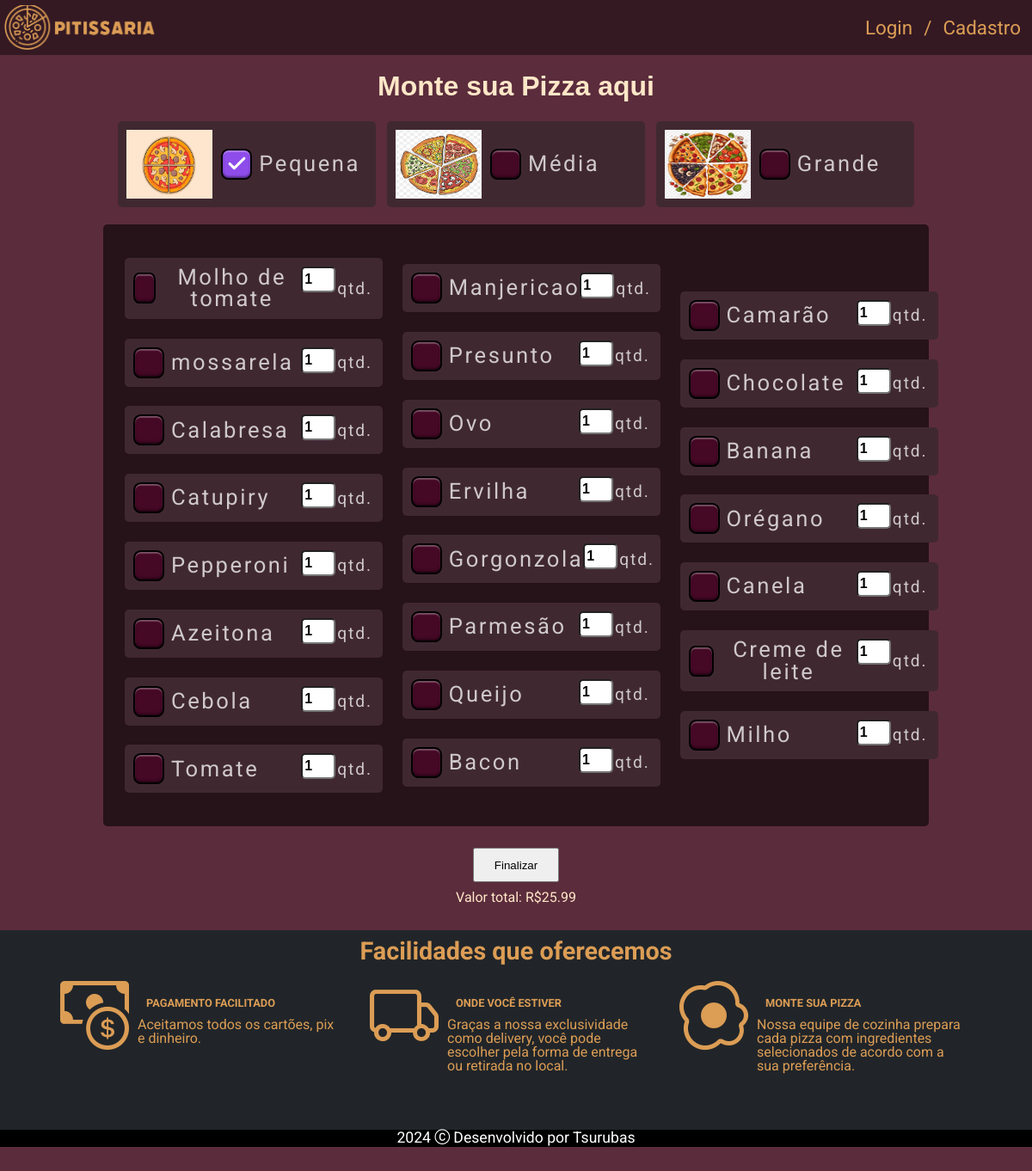
The app's page /paginas/pizza_montagem.php, older data.
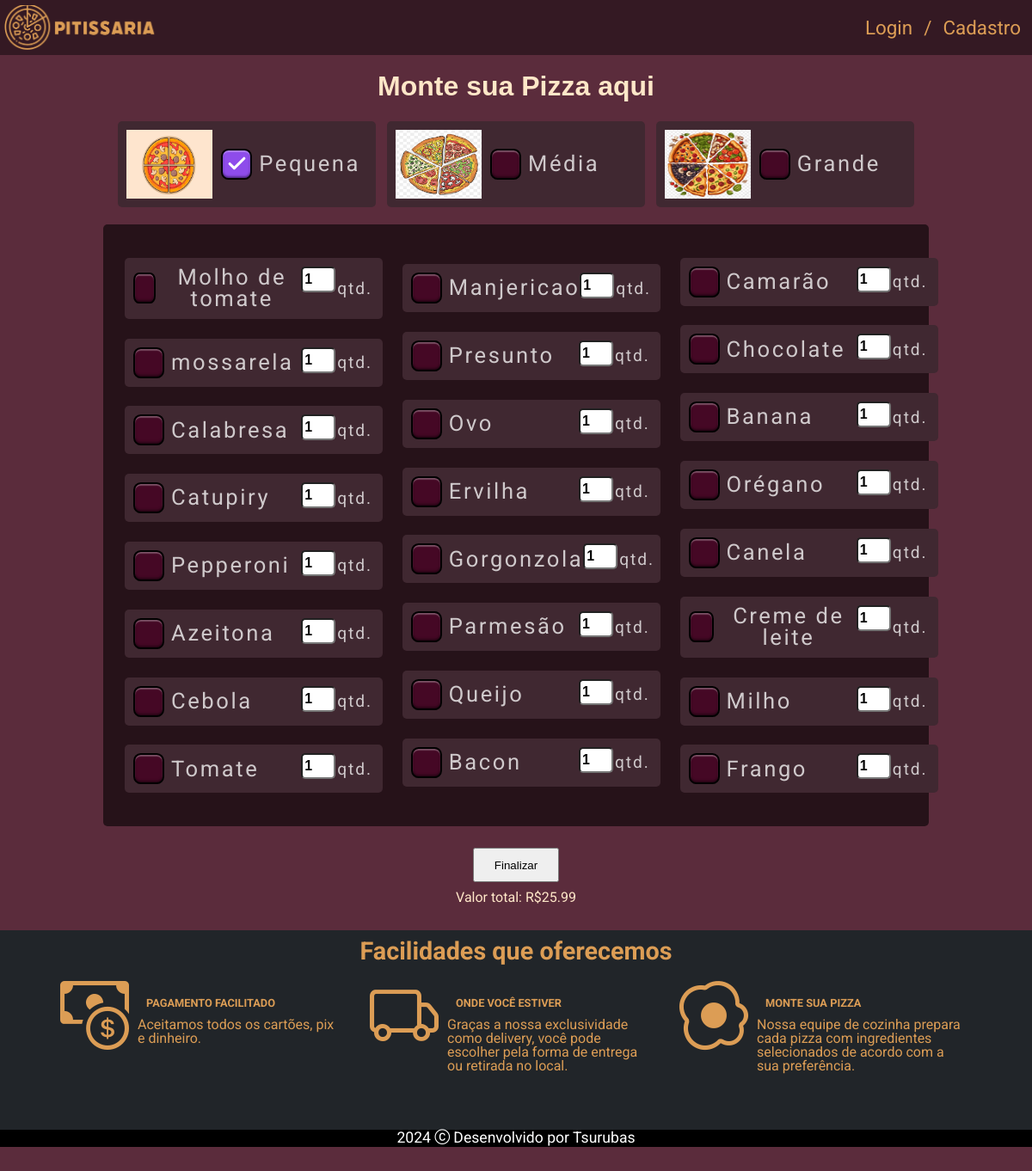
The same page, newer data.
### tables this page shows
CREATE TABLE IF NOT EXISTS ingredientes (
    id INT AUTO_INCREMENT PRIMARY KEY,
    nome VARCHAR(50) NOT NULL,
    preco DECIMAL(8,2) NOT NULL,
    data_entrada DATE NOT NULL,
    data_validade DATE NOT NULL,
    quantidade INT
);

### php/consultas/consultaDadosIngredientes.php (the view)
<?php
function exibirIngredientes() {
    require_once('../PHP/conexao/connection.php');
    $sql = "SELECT id, nome, preco, quantidade FROM ingredientes";
    $stmt = $conn->prepare($sql);
    $stmt->execute();
    $result = $stmt->fetchAll(PDO::FETCH_ASSOC);
    $initialValue = 4;
    foreach ($result as $ingrediente) {
        echo "
        <div class='card' id='". $ingrediente['id'] ."'>
            <label for='checkbox-$initialValue' class='1'>
                <input type='checkbox' id='checkbox-$initialValue' name='checkbox-$initialValue' max-length='1' value='". $ingrediente['preco'] ."'/>
                <p name='nome'>". $ingrediente['nome'] ."</p>
            </label>
            <input type='number' value='1' class='input-checkbox' min='1' max='10' name='quantidade'>
            <p class='checkbox-p'>qtd.</p>
        </div>
        ";
        $initialValue += 1;
    }
}
?>

### paginas/pizza_montagem.php (shortened to what this page needs)
<!DOCTYPE html>
<html lang="pt-br">
<head>
    <link rel="stylesheet" href="../Style/checkbox.css">
</head>
<body>
    <?php include("geral/menu.php")?>
    <?php
        include("../php/consultas/consultaDadosIngredientes.php");
    ?>
    <main class="container">
        <h1>Monte sua Pizza aqui</h1>
        <div class="container-checkbox container-pizza" id="tamanhos">
            <div class="card">
                <img class="img-pizza" src="../imagens/4pedacos.avif" alt="pizza-pequena">
                <label for="checkbox-1">
                    <input type="checkbox" id="checkbox-1" name="checkbox-1" value="25.99" max='1' min='1' max-length="1" checked>
                    <p>Pequena</p>
                </label>
            </div>
            <div class="card">
                <img class="img-pizza" src="../imagens/6pedacos.png" alt="pizza-média">
                <label for="checkbox-2">
                    <input type="checkbox" id="checkbox-2" name="checkbox-2" value="35.99" max='1' min='1' max-length="1">
                    <p>Média</p>
                </label>
            </div>
            <div class="card">
                <img class="img-pizza" src="../imagens/8pedacos.png" alt="pizza-grande">
                <label for="checkbox-3">
                    <input type="checkbox" id="checkbox-3" name="checkbox-3" value="69.99" max='1' min='1' max-length="1">
                    <p>Grande</p>
                </label>
            </div>
        </div>
        <div class="container-checkbox container-ingredientes">
            <?php exibirIngredientes();?>
        </div>
        <div class="card preco">
            <button type="submit">Finalizar</button>
            <p>Valor total: R$</p>
        </div>
    </main>
    <?php include("geral/footer.php")?>
</body>
</html>

### paginas/geral/menu.php
<link rel="stylesheet" href="../style/reset.css">
<link rel="stylesheet" href="https://cdn.jsdelivr.net/npm/bootstrap-icons@1.11.3/font/bootstrap-icons.min.css">
<link rel="stylesheet" href="../style/padrao1.css">
<nav class="menu">
    <a href="index.php"class="nav-item" id="img-logo"></a>
    <?php include('../PHP/sessao/session.php');?>
</nav>

### php/sessao/session.php (shortened to what this page needs)
<?php
    if (isset($_SESSION['sessao'])) {
        echo "
            <a href = '../paginas/index.php' class='nav-item'>Inicio</a>
            <a href = '../paginas/pizza_montagem.php' class='nav-item'>Personalizado</a>
            <a href = '../paginas/pizzas_prontas.php' class='nav-item'>Cardapio</a>
        ";
        if ($_SESSION['tipo_usuario'] == 'gerente') {
            echo "
                <div class='logar'>
                    <a href = '../php/lista_ingredientes.php' class='nav-item'>Ingredientes</a>
                    <a href = '../HTML/carrinho_teste.php' class='nav-item'>Carrinho</a>
                    <a href = '../php/listagem.php' class = 'nav-item'>Pizzaiolo</a>
                    <a href='../paginas/perfil.php' class='nav-item'>" . $_SESSION['username'] . "</a>
                    <span class='barra'>/</span>
                    <a href='../PHP/logout.php' class='nav-item'>logout</a>
                </div>
            ";
        }
        if ($_SESSION['tipo_usuario'] == 'cliente') {
            echo "
                <div class='logar'>
                    <a href = '../HTML/carrinho_teste.php' class='nav-item'>Carrinho</a>
                    <a href='../paginas/perfil.php' class='nav-item'>" . $_SESSION['username'] . "</a>
                    <span class='barra'>/</span>
                    <a href='../PHP/logout.php' class='nav-item'>Logout</a>
                </div>
            ";
        }
        if ($_SESSION['tipo_usuario'] == 'pizzaiolo') {
            echo "
                <div class='logar'>
                    <a href = '../php/lista_ingredientes.php' class='nav-item'>Ingredientes</a>
                    <a href = '../HTML/pedidos_pizzaiolo.php' class='nav-item'>Pedidos</a>
                    <a href='../paginas/perfil.php' class='nav-item'>" . $_SESSION['username'] . "</a>
                    <span class='barra'>/</span>
                    <a href='../PHP/logout.php' class='nav-item'>Logout</a>
                </div>
            ";
        }
    }
    else {
        echo "<div class='logar'>
                <a href='login.php' class='nav-item'>Login</a>
                <span class='barra'>/</span>
                <a href='cadastro.php' class='nav-item'>Cadastro</a>
            </div>
        ";
    }
?>

### paginas/geral/footer.php
<footer>
    <h1>Facilidades que oferecemos</h1>
    <div class="container">
        <div class="card">
            <i class="bi bi-cash-coin fs-1"></i>
            <div>
                <h2>PAGAMENTO FACILITADO</h2>
                <p>Aceitamos todos os cartões, pix e dinheiro.</p>
            </div>
        </div>
        <div class="card">
            <i class="bi bi-truck fs-1"></i>
            <div>
                <h2>ONDE VOCÊ ESTIVER</h2>
                <p>Graças a nossa exclusividade como delivery, você pode escolher pela forma de entrega ou retirada no local.</p>
            </div>
        </div>
        <div class="card">
            <i class="bi bi-egg-fried fs-1"></i>
            <div>
                <h2>MONTE SUA PIZZA</h2>
                <p>Nossa equipe de cozinha prepara cada pizza com ingredientes selecionados de acordo com a sua preferência.</p>
            </div>
        </div>
    </div>
    <p id="copyright">2024 <i class="bi bi-c-circle"></i> Desenvolvido por Tsurubas</p>
</footer>

### Style/checkbox.css (style rules this page uses)
:root { --body-bg-color: hsl(221deg 16% 12%); --checkbox-color-hue: 331; --checkbox-color-saturation: 80; --checkbox-color-lightness: 15; --checkbox-color: hsl( calc(var(--checkbox-color-hue) * 1deg) calc(var(--checkbox-color-saturation) * 1%) calc(var(--checkbox-color-lightness) * 1%) ); --checkbox-color-light: rgba(255 255 255 / 32%); --checkbox-color-dark: rgba(0, 0, 0, 0.45); --checkbox-border-radius: 24%; --checkbox-width: 36; --checkbox-height: 36; --text-opacity: 0.75; --negative-shadow-offset: 500; --active-shadow-opacity: 0; --icon-opacity: 0; --icon-size: 1; --cubic-bezier: cubic-bezier(0.6, -1.2, 0.2, 2.2); --debug: 0; }
*, *:before, *:after { box-sizing: border-box; outline: calc(var(--debug) * 1px) dashed red; }
.container-checkbox { display: flex; flex-direction: column; justify-content: space-between; align-items: start; grid-gap: 0.8em; transform: scale(1); margin: 5px; padding: 10px; }
label[for*=checkbox] { cursor: pointer; position: relative; display: flex; align-items: center; justify-content: center; grid-gap: 8px; color: rgba(255 255 255/var(--text-opacity)); font-size: 1.6em; letter-spacing: 0.1em; font-weight: 400; transition: --text-opacity 0.2s ease; }
label[for*=checkbox]:after { content: ""; display: block; position: absolute; width: calc(var(--checkbox-width) * 1px); height: calc(var(--checkbox-height) * 1px); top: 0; left: 0; background-repeat: no-repeat; background-position: center center; background-size: 70%; border-radius: var(--checkbox-border-radius); pointer-events: none; background-image: var(--icon-check); filter: invert(100%); opacity: var(--icon-opacity); transform: scale(var(--icon-size)); transition: opacity 0.3s ease, filter 0.3s ease, transform 0.3s var(--cubic-bezier); }
label[for*=checkbox]:has(input[type=checkbox]:checked):after { --icon-opacity: 1; filter: invert(0%); }
label[for*=checkbox] input[type=checkbox] { appearance: none; cursor: pointer; margin: 0; background: var(--checkbox-color); width: calc(var(--checkbox-width) * 1px); height: calc(var(--checkbox-height) * 1px); border: calc(calc(var(--checkbox-width) / 15) * 1px) solid black; border-radius: var(--checkbox-border-radius); box-shadow: inset 0 0 calc(calc(var(--checkbox-width) / 10) * 1px) rgba(0 0 0/calc(var(--active-shadow-opacity))), inset 0 calc(calc(var(--checkbox-width) / 20) * 1px) calc(calc(var(--checkbox-width) / 30) * 1px) calc(calc(var(--checkbox-width) / var(--negative-shadow-offset)) * -1px) var(--checkbox-color-light), inset 0 calc(calc(var(--checkbox-width) / 20) * -1px) calc(calc(var(--checkbox-width) / 15) * 1px) calc(calc(var(--checkbox-width) / var(--negative-shadow-offset)) * -1px) var(--checkbox-color-dark); transition: --checkbox-color-hue 0.1s ease, --checkbox-color-saturation 0.1s ease, --checkbox-color-lightness 0.1s ease, --checkbox-color 0s ease, --negative-shadow-offset 0.2s ease; }
label[for*=checkbox] input[type=checkbox]:active, label[for*=checkbox] input[type=checkbox]:checked { --checkbox-color-hue: 331; --checkbox-color-saturation: 80; --checkbox-color-lightness: 25; --checkbox-color: hsl( calc(var(--checkbox-color-hue) * 1deg) calc(var(--checkbox-color-saturation) * 1%) calc(var(--checkbox-color-lightness) * 1%) ); }
label[for*=checkbox] input[type=checkbox]:checked { --checkbox-color-hue: 265; --checkbox-color-saturation: 80; --checkbox-color-lightness: 61; --checkbox-color: hsl( calc(var(--checkbox-color-hue) * 1deg) calc(var(--checkbox-color-saturation) * 1%) calc(var(--checkbox-color-lightness) * 1%) ); }

Row changes from the older to the newer data that the page shows:
added ingredientes: nome "Frango"
